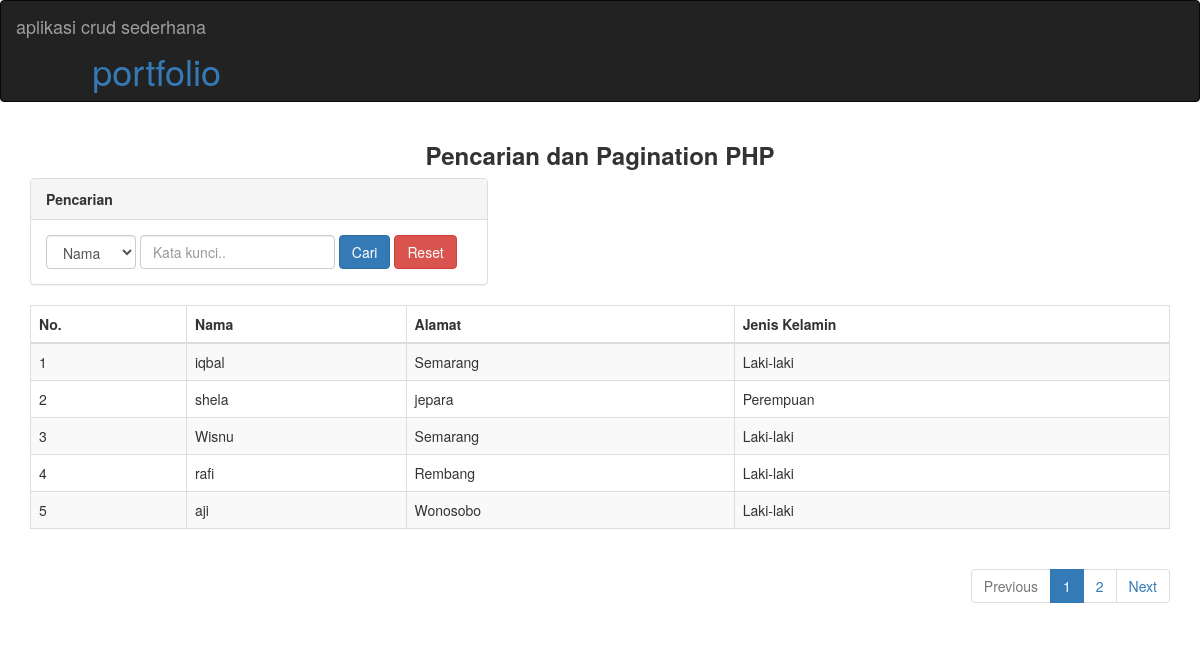
The page / on the database its author committed.
### tables this page shows
CREATE TABLE `siswa` (
  `portfolioID` int(11) NOT NULL,
  `Nama` varchar(100) DEFAULT NULL,
  `Alamat` text,
  `JenisKelamin` varchar(50) DEFAULT NULL
);

### index.php (the view, shortened to what this page needs)
<!DOCTYPE html>
<html lang="en">
<head>
  <link rel="stylesheet" href="https://maxcdn.bootstrapcdn.com/bootstrap/3.4.0/css/bootstrap.min.css">
</head>
<body>
<nav class="navbar navbar-inverse">
  <div class="container-fluid">
    <div class="navbar-header">
      <a class="navbar-brand" href="#">aplikasi crud sederhana</a>
      <h1><p align="right"><a href="index.html">portfolio</a>
    </div>
  </div>
</nav>
<div class="container">
  <div align="center">
    <h3><b>Pencarian dan Pagination PHP</b></h3>
  </div>
  <div class="row">
    <div class="col-md-5">
      <div class="panel panel-default">
        <div class="panel-heading"><b>Pencarian</b></div>
        <div class="panel-body">
          <form class="form-inline" >
            <div class="form-group">
              <select class="form-control" id="Kolom" name="Kolom" required="">
                <?php
                  $kolom=(isset($_GET['Kolom']))? $_GET['Kolom'] : "";
                ?>
                <option value="Nama" <?php if ($kolom=="Nama") echo "selected"; ?>>Nama</option>
              </select>
            </div>
            <div class="form-group">
              <input type="text" class="form-control" id="KataKunci" name="KataKunci" placeholder="Kata kunci.." required="" value="<?php if (isset($_GET['KataKunci']))  echo $_GET['KataKunci']; ?>">
            </div>
            <button type="submit" class="btn btn-primary">Cari</button>
            <a href="index.php" class="btn btn-danger">Reset</a>
          </form>
        </div>
      </div>
    </div>
  </div>
  <table class="table table-striped table-bordered table-hover">
    <thead>
      <tr>
        <th>No.</th>
        <th>Nama</th>
        <th>Alamat</th>
        <th>Jenis Kelamin</th>
      </tr>
    </thead>
    <tbody>
      <?php
      include "koneksi.php";
      $page = (isset($_GET['page']))? (int) $_GET['page'] : 1;
      $kolomCari=(isset($_GET['Kolom']))? $_GET['Kolom'] : "";
      $kolomKataKunci=(isset($_GET['KataKunci']))? $_GET['KataKunci'] : "";
      $limit = 5;
      $limitStart = ($page - 1) * $limit;
      if($kolomCari=="" && $kolomKataKunci==""){
        $SqlQuery = mysqli_query($con, "SELECT * FROM Siswa LIMIT ".$limitStart.",".$limit);
      }else{
        $SqlQuery = mysqli_query($con, "SELECT * FROM Siswa WHERE $kolomCari LIKE '%$kolomKataKunci%' LIMIT ".$limitStart.",".$limit);
      }
      $no = $limitStart + 1;
      while($row = mysqli_fetch_array($SqlQuery)){
      ?>
        <tr>
          <td><?php echo $no++; ?></td>
          <td><?php echo $row['Nama']; ?></td>
          <td><?php echo $row['Alamat']; ?></td>
          <td><?php echo $row['JenisKelamin']; ?></td>
        </tr>
      <?php
      }
      ?>
    </tbody>
  </table>
  <div align="right">
    <ul class="pagination">
      <?php
        if($page == 1){
      ?>
        <li class="disabled"><a href="#">Previous</a></li>
      <?php
        }
      ?>
      <?php
        if($kolomCari=="" && $kolomKataKunci==""){
          $SqlQuery = mysqli_query($con, "SELECT * FROM Siswa");
        }else{
          $SqlQuery = mysqli_query($con, "SELECT * FROM Siswa WHERE $kolomCari LIKE '%$kolomKataKunci%'");
        }
        $JumlahData = mysqli_num_rows($SqlQuery);
        $jumlahPage = ceil($JumlahData / $limit);
        $jumlahNumber = 1;
        $startNumber = ($page > $jumlahNumber)? $page - $jumlahNumber : 1;
        $endNumber = ($page < ($jumlahPage - $jumlahNumber))? $page + $jumlahNumber : $jumlahPage;
        for($i = $startNumber; $i <= $endNumber; $i++){
          $linkActive = ($page == $i)? ' class="active"' : '';
          if($kolomCari=="" && $kolomKataKunci==""){
      ?>
          <li<?php echo $linkActive; ?>><a href="index.php?page=<?php echo $i; ?>"><?php echo $i; ?></a></li>
      <?php
        }else{
          ?>
          <li<?php echo $linkActive; ?>><a href="index.php?Kolom=<?php echo $kolomCari;?>&KataKunci=<?php echo $kolomKataKunci;?>&page=<?php echo $i; ?>"><?php echo $i; ?></a></li>
          <?php
        }
      }
      ?>
      <?php
       if($page == $jumlahPage){
      ?>
        <li class="disabled"><a href="#">Next</a></li>
      <?php
      }
      else{
        $linkNext = ($page < $jumlahPage)? $page + 1 : $jumlahPage;
       if($kolomCari=="" && $kolomKataKunci==""){
          ?>
            <li><a href="index.php?page=<?php echo $linkNext; ?>">Next</a></li>
       <?php
          }else{
        ?>
           <li><a href="index.php?Kolom=<?php echo $kolomCari;?>&KataKunci=<?php echo $kolomKataKunci;?>&page=<?php echo $linkNext; ?>">Next</a></li>
      <?php
        }
      }
      ?>
    </ul>
  </div>
</div>
</body>
</html>

### rows shown on the page
siswa: Nama "iqbal", Alamat "Semarang", JenisKelamin "Laki-laki"
siswa: Nama "shela", Alamat "jepara", JenisKelamin "Perempuan"
siswa: Nama "Wisnu", Alamat "Semarang", JenisKelamin "Laki-laki"
siswa: Nama "rafi", Alamat "Rembang", JenisKelamin "Laki-laki"
siswa: Nama "aji", Alamat "Wonosobo", JenisKelamin "Laki-laki"
